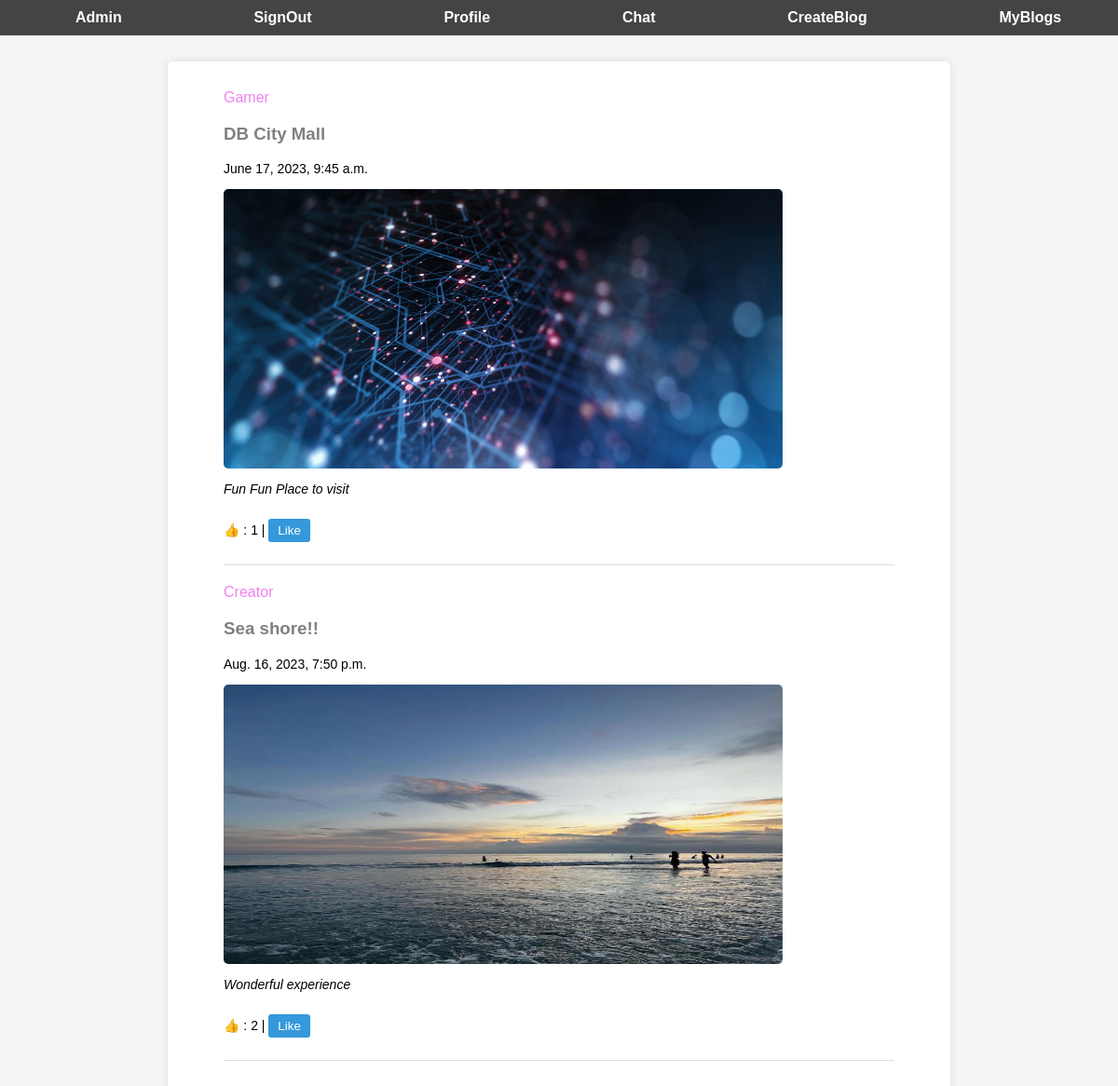
The page / (signed in) on the database its author committed.
### blog/models.py (models this page shows, shortened)
class Blog(models.Model):
    author = models.ForeignKey(User, on_delete=models.CASCADE, blank=True, null=True)
    title = models.CharField(max_length=200)
    description = models.TextField(blank=True, null=True)
    blog_image = models.ImageField(upload_to='blog_images/', blank=True, null=True, verbose_name='Blog Picture')
    date = models.DateTimeField(auto_now_add=True)
    i_likes = models.ManyToManyField(
        Profile,
        symmetrical=False,
        related_name='u_likes',
        blank=True
    )
    class Meta:
        ordering = ["date"]

### blog/views.py (the view)
# urls.py: 2. Add a URL to urlpatterns:  path('', Home.as_view(), name='home')
class Home(ListView):
    model = Blog
    context_object_name = 'home'
    template_name = 'blog/home.html'
    def get_context_data(self, **kwargs):
        context = super().get_context_data(**kwargs)
        context['feeds'] = context['home'].exclude(author=self.request.user.id)
        context['user_name'] = json.dumps(str(self.request.user))
        return context

### blog/templates/blog/home.html (shortened to what this page needs)
{% load static %}
<!DOCTYPE html>
<html lang="en">
<head>
    <link rel='stylesheet'  href="{% static 'chat_style_home.css' %}">
</head>
<body>
    {% block content %}
        {% if user.is_authenticated %}
            <nav>
                <a href="/admin"> Admin </a>
                <a href="/signout"> SignOut </a>
                <a href="{% url 'profile' user.id %}"> Profile </a>
                <a href="{% url 'room_list' %}"> Chat </a>
                <a href='create_blog/'> CreateBlog </a>
                <a href='view_blog/'> MyBlogs </a>
            </nav>
            <br>
            <main>
                <div class='feed'>
                    {% for feed in feeds %}
                        <div class='post'>
                            <a href="{% url 'profile' feed.author_id %}">  {{feed.author}} </a>
                            <h3 style='color:grey'>{{feed.title}} </h3>  <p> {{feed.date}} </p>
                            <img src="{{feed.blog_image.url}}" alt="Post Image" width="600" height="300">
                            <p> <i>{{feed.description}} </i></p>
                            <div class='post-actions'>
                                <p> 👍 : <span id="like-count-{{feed.author_id}}"> {{feed.i_likes.count}} </span> |
                                    <button class='like-btn' type="button" onclick="liked({{feed.author_id}})" > Like </button>
                                </p>
                            </div>
                        </div>
                    {% endfor %}
                </div>
            </main>
        {% else %}
            <a href="/signin"> SignIn </a>
        {% endif %}
    {% endblock %}
</body>
</html>

### mystaticfiles/chat_style_home.css (style rules this page uses)
body { background-color: whitesmoke; font-family: 'Nunito', sans-serif; padding-top: 20px; }
nav { position: fixed; top: 0; left: 0; width: 100%; background-color: #444; padding: 10px; display: flex; justify-content: space-around; z-index: 1000; }
nav a { color: white; text-decoration: none; font-weight: bold; font-size: 16px; transition: color 0.3s; }
main { max-width: 800px; margin: 20px auto; padding: 20px; background-color: white; border-radius: 5px; box-shadow: 0 0 10px rgba(0, 0, 0, 0.1); }
main a { text-decoration: none; color: violet; font-size: 16px; }
.feed { width: 90%; max-width: 800px; height: 100vh; overflow-y: auto; padding: 10px; margin: 0 auto; }
.post { border-bottom: 1px solid #ddd; padding-bottom: 10px; margin-bottom: 20px; }
.post img { max-width: 100%; height: 300px; border-radius: 5px; }
.post p { margin-top: 10px; font-size: 14px; }
.post-actions { display: flex; align-items: center; margin-top: 10px; }
.like-btn { background-color: #3498db; color: white; padding: 5px 10px; border: none; border-radius: 3px; cursor: pointer; margin-right: 10px; }

### rows shown on the page
Blog: author "Gamer", title "DB City Mall", date "June 17, 2023, 9:45 a.m.", blog_image (picture), description "Fun Fun Place to visit", i_likes.count "1"
Blog: author "Creator", title "Sea shore!!", date "Aug. 16, 2023, 7:50 p.m.", blog_image (picture), description "Wonderful experience", i_likes.count "2"
